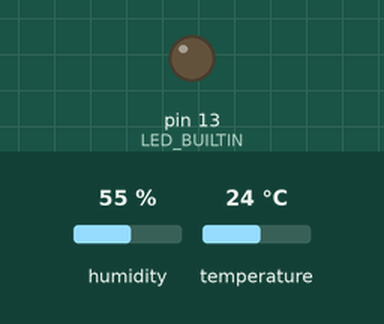
A sketch run on a simulated Arduino Uno, built with avr-gcc and run on an emulated ATmega328P. Parts: output pins drawn as LEDs (lit = HIGH). The test bench sets the inputs (shaded band); at power-on: humidity 55 %, temperature 24 °C. What the sketch prints to the serial monitor is not drawn.

Above: at 1.0 s.
At 5.2 s:
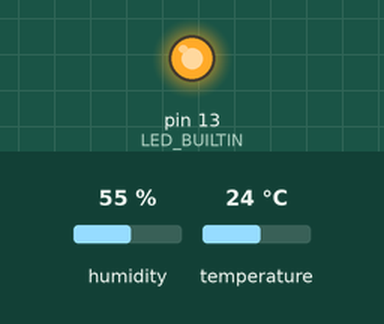
Timing chart, 0 to 6.9 s (numbered marks = the images above):
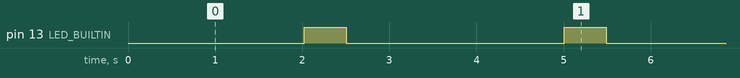

Measured:
- by itself, pin 13 (LED_BUILTIN): alternates HIGH for 0.48 s and LOW for 2.5 s

The sketch:

test3-1.ino
```cpp
// the setup function runs once when you press reset or power the board
// 定义LED和传感器引脚

#include "DHT.h"
#define DHTPIN 2
#define DHTTYPE DHT11
int frequent;
int ledPin=9;
DHT dht(DHTPIN, DHTTYPE);
void setup() {
  Serial.begin(9600);
  Serial.println(F("组号:40!"));
  dht.begin();
  pinMode(LED_BUILTIN, OUTPUT);
}

void loop() {
  delay(2000);
  // 读取温度传感器数值
  float t = dht.readTemperature();

  if (isnan(t)) {
    Serial.println(F("Failed to read from DHT sensor!"));
    return;
  }
  Serial.print(F("Temperature: "));
  Serial.print(t);
  Serial.print(F(";"));
  // 映射传感器数值到呼吸频率范围
  frequent = map(t, 0.0, 50.0, 0.0, 1000.0);
  Serial.print(F("frequent: "));
  Serial.print(frequent);
  Serial.print(F(";\n"));
  digitalWrite(LED_BUILTIN, HIGH);  // turn the LED on (HIGH is the voltage level)
  delay(frequent);                      // wait for a second
  digitalWrite(LED_BUILTIN, LOW);   // turn the LED off by making the voltage LOW
  delay(frequent);

}
```
